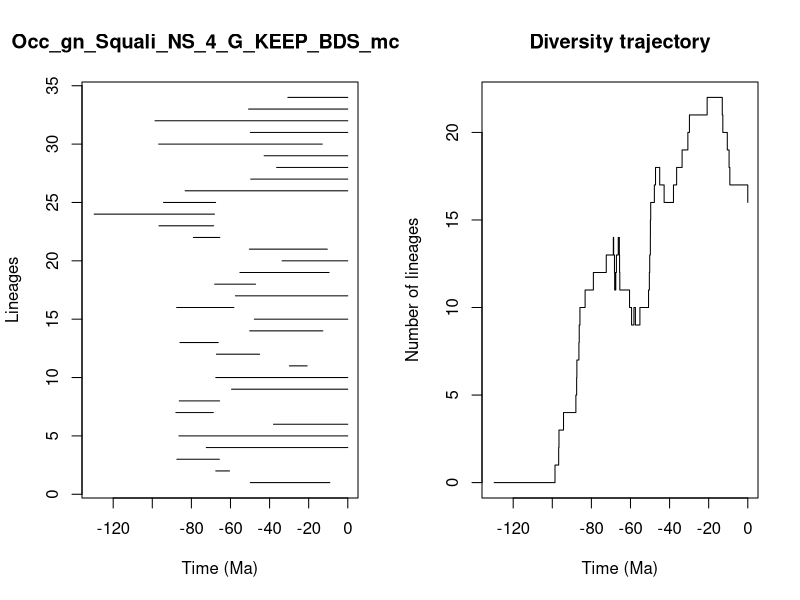

R code for this plot:


pdf(file='../Results/Genus_NS/5_MA_bins_EP/pyrate_mcmc_logs/Occ_gn_Squali_NS_4_G_KEEP_BDS_mcmc_LTT.pdf',width=0.6*20, height=0.6*10)
title = "Occ_gn_Squali_NS_4_G_KEEP_BDS_mcmc"
ts=c(49.83746959043645, 67.54175827690676,87.42407394750612,72.38912237091269,86.38325376509415,38.01421657614748,87.93417797656689,86.22057223350599,59.443772409653036,67.52277941428581,29.84831291884009,67.1955433885584,85.85579734278386,50.16104432762869,47.789972185233395,87.54239685837801,57.480193998655906,68.08670033530088,55.17949658004658,33.601220042325714,50.349824038530976,78.98795912736647,96.58232364450078,129.72776193689702,94.26176954344216,83.21406121627139,49.658635185887235,36.39463829178845,42.794056150392805,96.7370933259853,49.81216871757699,98.61404959082908,50.76135140392346,30.648336330202312)
te=c(9.178557340840502, 60.47944444874364,65.70050781571196,0.0,0.0,0.0,68.78166299615697,65.58412441483631,0.0,0.0,20.788587381894732,45.06189848404149,66.25642734758317,12.763150301064522,0.0,58.24095841004341,0.0,47.19503773748676,9.564111339015238,0.0,10.477094832896839,65.46232642828161,68.6133083412015,68.19035220954085,67.60512116538904,0.0,0.0,0.0,0.0,13.044255947394687,0.0,0.0,0.0,0.0)
div_traj=c(0, 1,2,3,4,5,6,7,8,9,10,11,12,13,14,13,12,11,12,11,12,13,14,13,12,11,10,9,10,9,10,11,12,13,14,15,16,17,18,17,16,17,18,19,20,21,22,21,20,19,18,17,16)
time_events=c(129.72776193689702, 98.61404959082908,96.7370933259853,96.58232364450078,94.26176954344216,87.93417797656689,87.54239685837801,87.42407394750612,86.38325376509415,86.22057223350599,85.85579734278386,83.21406121627139,78.98795912736647,72.38912237091269,68.78166299615697,68.6133083412015,68.19035220954085,68.08670033530088,67.60512116538904,67.54175827690676,67.52277941428581,67.1955433885584,66.25642734758317,65.70050781571196,65.58412441483631,65.46232642828161,60.47944444874364,59.443772409653036,58.24095841004341,57.480193998655906,55.17949658004658,50.76135140392346,50.349824038530976,50.16104432762869,49.83746959043645,49.81216871757699,49.658635185887235,47.789972185233395,47.19503773748676,45.06189848404149,42.794056150392805,38.01421657614748,36.39463829178845,33.601220042325714,30.648336330202312,29.84831291884009,20.788587381894732,13.044255947394687,12.763150301064522,10.477094832896839,9.564111339015238,9.178557340840502,0.0)
                par(mfrow=c(1,2))
                L = length(ts)
                plot(ts, 1:L , xlim=c(-max(ts)-1,0), pch=20, type="n", main=title,xlab="Time (Ma)",ylab="Lineages")
                for (i in 1:L){segments(x0=-te[i],y0=i,x1=-ts[i],y1=i)}    
                t = -time_events
                plot(div_traj ~ t,type="s", main = "Diversity trajectory",xlab="Time (Ma)",ylab="Number of lineages",xlim=c(-max(ts)-1,0))
                abline(v=c(65,200,251,367,445),lty=2,col="gray")
                
